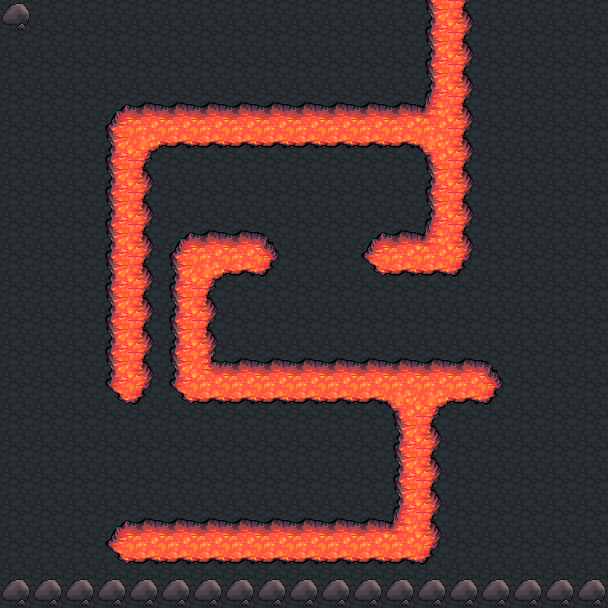

Tiled map render using the project's own tile images. Description and the map definition, with tile-layer contents summarised, below:
An orthogonal 19x19 tile map with 32x32 px tiles, 3 tile layers (Tile Layer 1, Tile Layer 2, Tile Layer 3) and 38 objects (7x 2, 6x 4, 4x 3, 2x 0, I came in here because some guy said he , ...).

<map version="1.0" orientation="orthogonal" width="19" height="19" tilewidth="32" tileheight="32">
 <tileset firstgid="1" name="terrain" tilewidth="32" tileheight="32">
  <image source="../terrain.png" width="672" height="736" />
 </tileset>
 <layer name="Tile Layer 1" width="19" height="19">
  <data>[361 cells, 361 non-empty, 1 distinct tile ids]</data>
 </layer>
 <layer name="Tile Layer 2" width="19" height="19">
  <data>[361 cells, 141 non-empty, 14 distinct tile ids]</data>
 </layer>
 <objectgroup name="walls" width="19" height="19">
  <object x="112" y="128" width="32" height="224" />
  <object x="112" y="96" width="352" height="16" />
  <object x="432" y="112" width="32" height="128" />
  <object x="176" y="224" width="32" height="128" />
  <object x="208" y="224" width="64" height="16" />
  <object x="208" y="352" width="288" height="32" />
  <object x="400" y="416" width="32" height="112" />
  <object x="112" y="512" width="288" height="64" />
  <object x="400" y="544" width="32" height="32" />
  <object x="0" y="576" width="608" height="32" />
  <object x="0" y="0" width="32" height="32" />
  <object x="368" y="224" width="96" height="16" />
  <object x="272" y="224" width="96" height="32">
   <properties>
    <property name="isDoor" value="true" />
   </properties>
  </object>
  <object x="432" y="0" width="32" height="96" />
 </objectgroup>
 <objectgroup name="enemies" width="19" height="19">
  <object name="4" type="0" x="208" y="192" width="32" height="32" />
  <object name="4" type="0" x="368" y="192" width="32" height="32" />
  <object name="2" x="304" y="288" width="32" height="32" />
 </objectgroup>
 <objectgroup name="items" width="19" height="19">
  <object name="2" x="176" y="160" width="32" height="32" />
  <object name="2" x="176" y="192" width="32" height="32" />
  <object name="2" x="208" y="160" width="32" height="32" />
  <object name="2" x="208" y="192" width="32" height="32" />
  <object name="2" x="240" y="160" width="32" height="32" />
  <object name="2" x="240" y="192" width="32" height="32" />
  <object name="3" x="272" y="160" width="32" height="32" />
  <object name="3" x="272" y="192" width="32" height="32" />
  <object name="3" x="304" y="160" width="32" height="32" />
  <object name="3" x="304" y="192" width="32" height="32" />
  <object name="4" x="336" y="160" width="32" height="32" />
  <object name="4" x="336" y="192" width="32" height="32" />
  <object name="4" x="368" y="160" width="32" height="32" />
  <object name="4" x="368" y="192" width="32" height="32" />
  <object name="4" x="400" y="160" width="32" height="32" />
  <object name="4" x="400" y="192" width="32" height="32" />
 </objectgroup>
 <layer name="Tile Layer 3" width="19" height="19">
  <data>[361 cells, 0 non-empty, 0 distinct tile ids]</data>
 </layer>
 <objectgroup name="npc" width="19" height="19">
  <object name="I came in here because some guy said he lost his ball`But now I'm starting to think there is no ball!" x="144" y="384" width="32" height="64" />
  <object name="Locked doors have a lock symbol on them`You'll need a key equipped to open them" x="352" y="416" width="32" height="64" />
 </objectgroup>
 <objectgroup name="warps" width="19" height="19">
  <object name="cave_intro" x="-32" y="32" width="32" height="544" />
  <object name="cave_3" x="0" y="-32" width="608" height="32" />
  <object name="cave_8" x="608" y="0" width="32" height="576" />
 </objectgroup>
</map>
